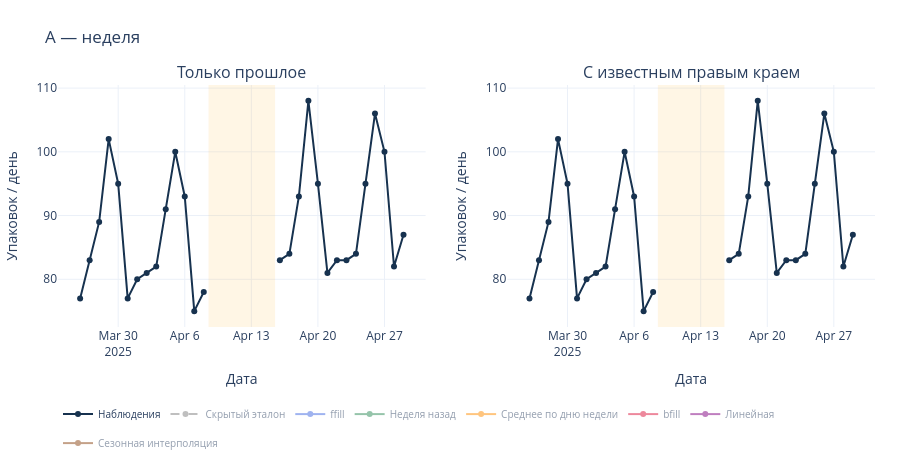
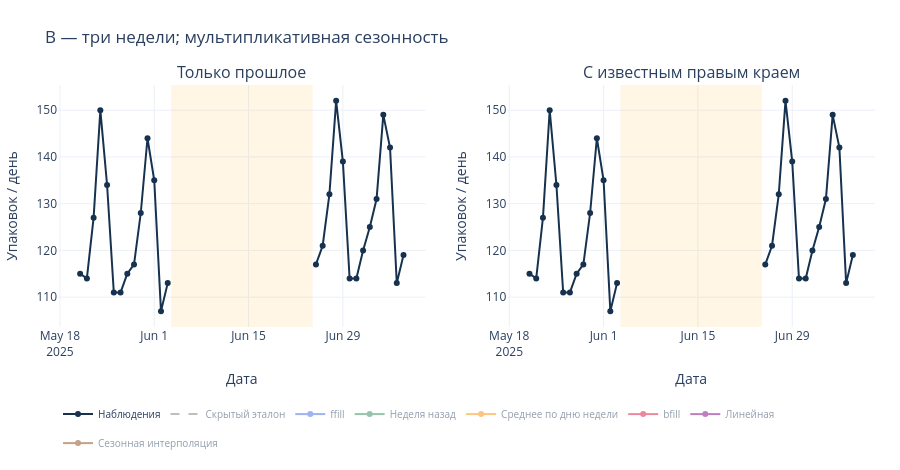
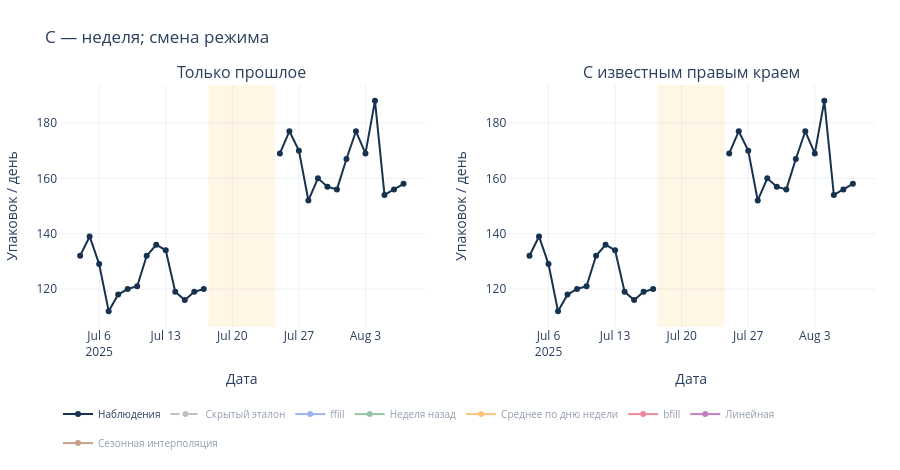

The notebook cell these images were saved under, in order:
### Code cell
def compare_gap(store, start, stop, title):
    s = series_for(observed, store)
    reference = series_for(truth, store)
    estimates = filled[filled["id"] == store]
    estimates = estimates.pivot(index="timestamp", columns="method", values="value")
    estimates = estimates[list(filled["method"].unique())]
    window = slice(start - pd.Timedelta(days=14), stop + pd.Timedelta(days=14))
    hidden = s.index[(s.index >= start) & (s.index <= stop)]
    fig = make_subplots(
        rows=1, cols=2, subplot_titles=["Только прошлое", "С известным правым краем"]
    )
    groups = [list(estimates.columns[:3]), list(estimates.columns[3:])]
    # Свои цвета для методов на каждой панели.
    colors = [["royalblue", "seagreen", "darkorange"],
              ["crimson", "purple", "saddlebrown"]]
    for col, names in enumerate(groups, start=1):
        fig.add_trace(
            go.Scatter(
                x=s.loc[window].index,
                y=s.loc[window],
                mode="lines+markers",
                line_color="#17324F",
                name="Наблюдения",
                legendgroup="observed",
                showlegend=col == 1,
                connectgaps=False,
            ),
            row=1,
            col=col,
        )
        fig.add_trace(
            go.Scatter(
                x=hidden,
                y=reference.loc[hidden],
                line=dict(color="gray", dash="dash"),
                name="Скрытый эталон",
                visible="legendonly",
                legendgroup="truth",
                showlegend=col == 1,
            ),
            row=1,
            col=col,
        )
        for name, color in zip(names, colors[col - 1]):
            fig.add_trace(
                go.Scatter(
                    x=hidden,
                    y=estimates.loc[hidden, name],
                    name=name,
                    visible="legendonly",
                    mode="lines+markers",
                    line_color=color,
                ),
                row=1,
                col=col,
            )
        fig.add_vrect(
            x0=start - pd.Timedelta(hours=12),
            x1=stop + pd.Timedelta(hours=12),
            fillcolor="orange",
            opacity=0.10,
            line_width=0,
            row=1,
            col=col,
        )
    fig.update_layout(
        template="plotly_white",
        title=title,
        height=470,
        margin=dict(l=50, r=25, t=85, b=125),
        hovermode="x unified",
        legend=dict(orientation="h", y=-0.30, font=dict(size=10)),
    )
    fig.update_yaxes(title_text="Упаковок / день")
    fig.update_xaxes(title_text="Дата")
    fig.show()


for name in INTERNAL_GAPS:
    store, start, stop = GAPS[name]
    compare_gap(store, start, stop, title=name)
